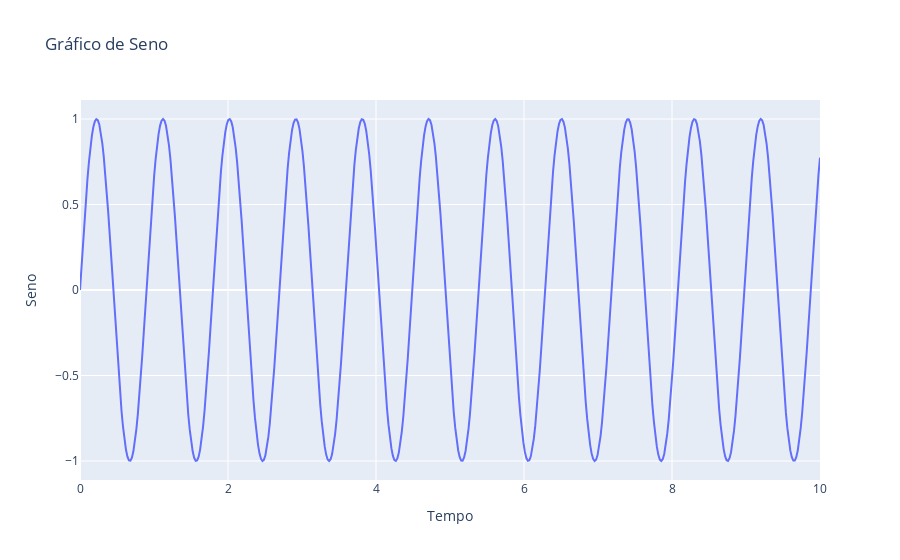

Here is the notebook cell this chart was saved with:
### Code cell
px.line(t, x=t, y=y, labels={'x': 'Tempo', 'y': 'Seno'}, title='Gráfico de Seno')

### Figure 1 — Plotly figure (JSON) as saved in the notebook; plotly's stock layout.template omitted (floating-point values rounded to 4 significant figures; data arrays with more than 128 entries replaced by an {"elided": "..."} marker saying what was removed)
{"data": [{"hovertemplate": "Tempo=%{x}<br>Seno=%{y}<extra></extra>", "legendgroup": "", "line": {"color": "#636efa", "dash": "solid"}, "marker": {"symbol": "circle"}, "mode": "lines", "name": "", "orientation": "v", "showlegend": false, "type": "scatter", "x": {"elided": "500 float values"}, "xaxis": "x", "y": {"elided": "500 float values"}, "yaxis": "y"}], "layout": {"legend": {"tracegroupgap": 0}, "title": {"text": "Gráfico de Seno"}, "xaxis": {"anchor": "y", "domain": [0, 1], "title": {"text": "Tempo"}}, "yaxis": {"anchor": "x", "domain": [0, 1], "title": {"text": "Seno"}}}}
